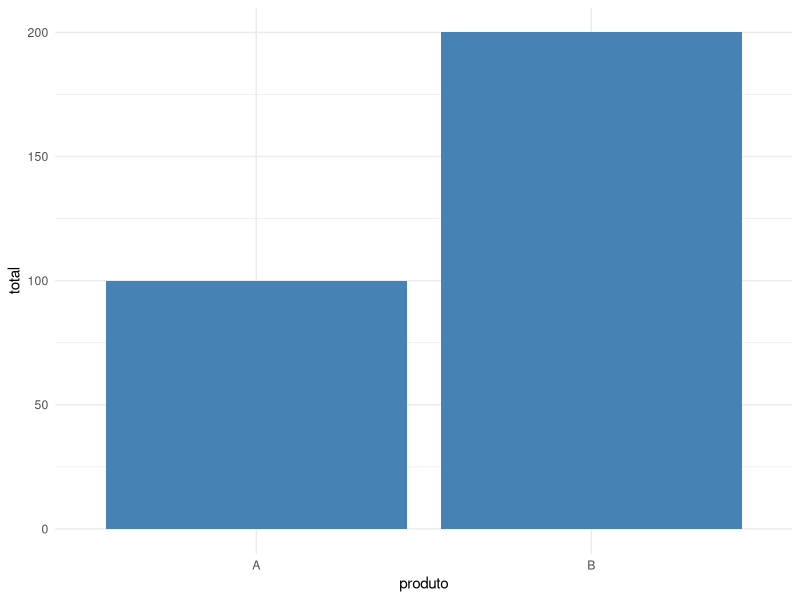

Here is the R script that generated this plot:
library(ggplot2)

dados <- data.frame(produto = c("A", "B"), total = c(100, 200))
ggplot(dados, aes(x = produto, y = total)) +
  geom_bar(stat = "identity", fill = "steelblue") +
  theme_minimal()